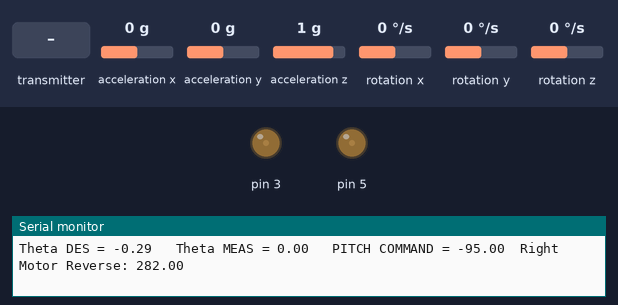
Bench run of a sketch on a simulated Arduino Uno, built with avr-gcc and run on an emulated ATmega328P. Shown: output pins drawn as LEDs (lit = HIGH), the last lines printed to the serial monitor. The inputs (shaded band) are chosen by the test bench; at power-on: acceleration x 0 g, acceleration y 0 g, acceleration z 1 g, rotation x 0 °/s, rotation y 0 °/s, rotation z 0 °/s. No radio packets arrive unless stated.

Above: at 4.2 s.
4.3 s: acceleration x set to -1.4 g
At 5.3 s:
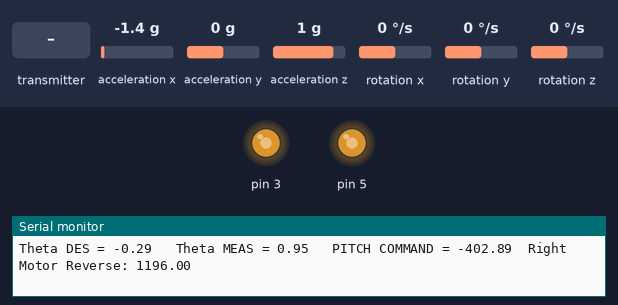
5.8 s: the transmitter starts sending pitch = 256
At 6.5 s:
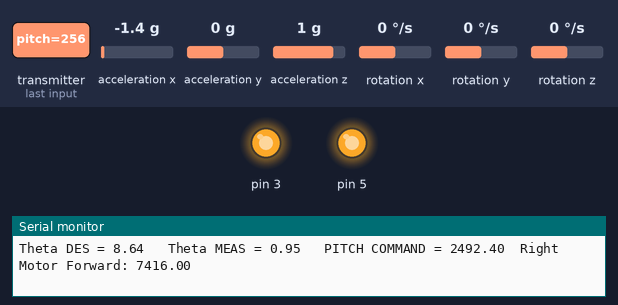
7.3 s: acceleration y set to -0.3 g
At 8.7 s:
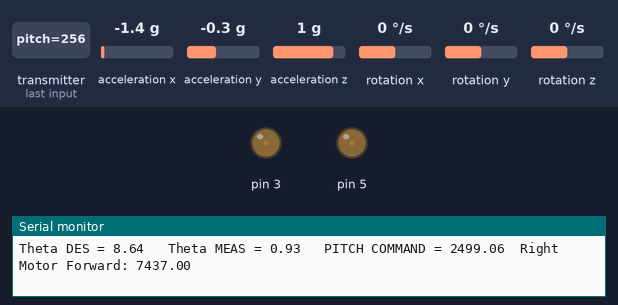
10.3 s: acceleration z set to 0 g
At 10.9 s:
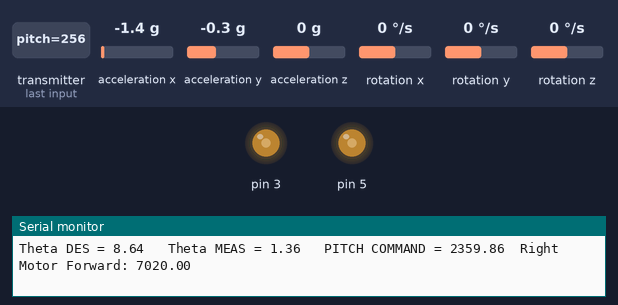
11.8 s: the transmitter starts sending pitch = 0
At 12.2 s:
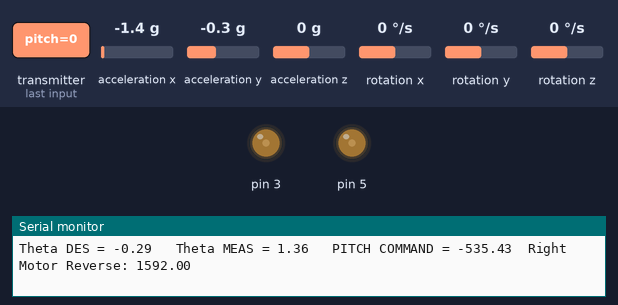
Timing chart, 0 to 14.8 s (numbered marks = the images above; inputs shaded):
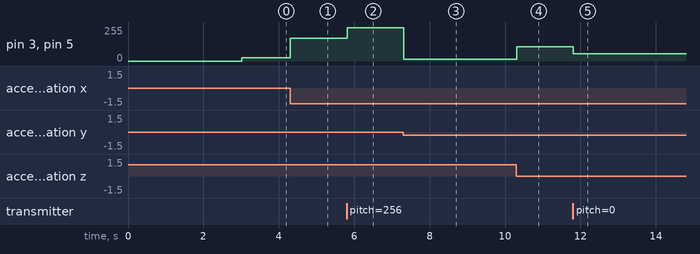

Measured:
- the behaviour switches between -0.1 and -0.2 g on acceleration y (found by bisection; images 2 and 3)
- after the input at 4.3 s, pin 3, pin 5: 26/255 → 172/255 at once
- after the input at 5.8 s, pin 3, pin 5: 172/255 → 248/255 at once
- after the input at 7.3 s, pin 3, pin 5: 248/255 → 13/255 at once
- after the input at 10.3 s, pin 3, pin 5: 13/255 → 108/255 at once
- after the input at 11.8 s, pin 3, pin 5: 108/255 → 56/255 at once

The sketch:

NDI_wheelieBot7.ino
```cpp
/*
 * Wheelie Bot: VERSION 2 - NDI
 *
 * Controller for arduino powered two wheeled robot using nonlinear dynamic inversion
 *
 * Equation of motion:
 *
 * F = [x_2d]*(M + m) - mL[phi_2d]*cos(phi) + mL[phi_1d]^2*sin(phi)
 *
 *
 * Sum of moments about pivot point:
 *
 * T + mgL*sin(phi) = [phi_2d]*(I_g + mL^2) - mL[x_2d]*cos(phi)
 *
 * LET:
 * F = horizontal force to keep robot standing (N)
 * T = motor torque (1 oz-in = 13.887386 kg-cm)
 * m = mass of body (kg)
 * M = mass of body + wheels (kg)
 * L = distance to body center of gravity (m)
 * I_g = moment of inertia about pivot point (kg-m^2)
 * g = gravitational (vertical) acceleration (9.81 m/s^2)
 * [x_2d] = horizontal acceleration (m/s^2)
 * phi = angle away from vertical (rad)
 * [phi_1d] = angular velocity from vertical (rad/s)
 * [phi_2d] = angular acceleration from vertical (rad/s^2)
 *
 * Control Law:
 *
 * [phi_2d] = [phi_2desired] + k_1*([phi_1desired] - [phi_1d]) + k_2*([phi_desired] - phi)
 *
 * Rearranging moment equation and control law for [phi_2d]
 *
 * T - [phi_2d]*(I_g + mL^2) + mL*([x_2d]*cos(phi) + g*sin(phi)) = [phi_2desired] + k_1*([phi_1desired] - [phi_1d]) + k_2*([phi_desired] - phi)
 *
 * Simplify by assuming [phi_2desired] = [phi_1desired] = 0
 *
 * Solve for T which becomes the motor command
 *
 * T = k_2*([phi_desired] - phi) - k_1*[phi_1d] + [phi_2d]*(I_g + mL^2) - mL*([x_2d]*cos(phi) + g*sin(phi))
 *
 * SETUP Rev 1:
 *
 * MPU6050 -> Arduino
 * Vcc -> 5v
 * GND
 * SCL -> Pin A5
 * SDA -> Pin A4
 * INT -> Pin 2
 *
 * NRF24L01 Radio -> Arduino
 * Pin 1 - GND
 * Pin 2 - CE    -> Pin 7
 * Pin 3 - SCK   -> Pin 13
 * Pin 4 - MISO  -> Pin 12
 * Pin 5 - IRQ   -> NC
 * Pin 6 - MOSI  -> Pin 11
 * Pin 7 - CSN   -> Pin 8
 * Pin 8 - 3v3 (5v if using radio helper block)
 *
 */

// Libraries to communicate with MPU
#include <MPU6050_tockn.h>
#include <SPI.h>
#include <nRF24L01.h>
#include <RF24.h>
#include <Wire.h>

#define w_n 18  // Increase for faster response time
#define zeta .9 // Decrease if model is less accurate, 1 = no overshoot
#define set_ang -16.8 // default set angle

#define m_a .8 // Mass of body arm (kg)
#define L_a 0.01 // Length to center of gravity (m)
#define Ig_a 0.02 // Moment of intertia for arm about pivot point (kg-m^2)

#define stp 1000 // sampling rate (Hz)
#define MAX_ANGLE 15 // Maximum Angle (degrees)
#define DEFAULT_OFFSET 90 // default equipment offset

#define LMD 6 // Left Motor Direction Pin
#define LMS 3 // Left Motor Speed Pin (PWM)
#define RMD 9 // Right Motor Direction Pin
#define RMS 5 // Right Motor Speed Pin (PWM)


// Define transmission datarate for NRF24L01
#define DATARATE RF24_2MBPS

// Instantiate the communication radio
RF24 radio(7,8); // CE, CSN
const uint64_t pipes[2] = {000001,000002};

// Instantiate the MPU
MPU6050 mpu6050(Wire);
// The MPU I got from amazon FUCKING SUCKS ASS, so I need to waste precious variable space on offset calculations in setup

// Communication definition structure for sending data through radio
typedef struct {
  int pitch;
  int yaw;
} commDef;

typedef struct {
  uint32_t timeytime;
  float des_ang;
  float meas_ang;
  float mot_cmd;
  float duty_cycle;
} FUCKINGDATA;

long timer; // Tracks clock for state update
float theta_des = set_ang*PI/180; // Desired angle

float theta_prev1 = 0; // Previous angle measurement
float theta_prev2 = 0; // Angle measurement from 2 cycles ago

float setMotor(float pit_cmd, float yaw_cmd, int lm_dir, int lm_pwm, int rm_dir, int rm_pwm, int max_theta) {
  /*
   * Sets motor commands and writes appropriate output to pins.
   *
   * pit_cmd = pitch command to maintain balance and keep direction
   * yaw_cmd = yaw command to turn the bot
   *
   * lm_dir = pin to determine the motor direction for the left motor
   * lm_pwm = pin that gets the desired motor speed command
   *
   * rm_dir = pin to determin the motor direction for the right motor
   * rm_pwm = pin that gets the desired motor speed command
   */
   float lambda_L;
   float lambda_R;
   // Determine overall forward or backward command with the turning command
  if(yaw_cmd > 0) {
    lambda_L = pit_cmd + yaw_cmd;
    lambda_R = pit_cmd - yaw_cmd;
  } else {
    lambda_L = pit_cmd - yaw_cmd;
    lambda_R = pit_cmd + yaw_cmd;
  }
  if(lambda_L > 0) {
    digitalWrite(rm_dir, HIGH);
  } else {
    digitalWrite(rm_dir, LOW);
  }
  if(lambda_R > 0) {
    digitalWrite(lm_dir, HIGH);
    Serial.print("  Right Motor Forward: ");
  } else {
    digitalWrite(lm_dir, LOW);
    Serial.print("  Right Motor Reverse: ");
  }
   lambda_L = map(abs(lambda_L), 0, max_theta, 0, 250);
   lambda_R = map(abs(lambda_R), 0, max_theta, 0, 250);
   analogWrite(lm_pwm, lambda_L);
   Serial.println(lambda_R);
   analogWrite(rm_pwm, lambda_R);
   return map(abs(lambda_R), 0, max_theta, 0, 100);
}

// Numeric differentiation for first derivative by backward finite divided difference
float dot(float curr, float prev, float hgt) {
return((curr - prev) / hgt);
}

// Numeric differentiation for second derivative by backward finite divided difference
float dbl_dot(float curr, float prev1, float prev2, float hgt) {
return((curr - 2*prev1 + prev2) / hgt);
}

// Setup initialization commands
void setup() {
Serial.begin(115200);
radio.begin();
radio.openWritingPipe(pipes[1]); // 000001
radio.openReadingPipe(1,pipes[0]); // 000002
radio.setDataRate(DATARATE);
radio.setPALevel(RF24_PA_MAX);
radio.setChannel(0x34);
radio.powerUp();
radio.startListening();
Wire.begin();
mpu6050.begin();
mpu6050.calcGyroOffsets(true);
mpu6050.update();
}

// Main program
void loop() {
  int yaw_des = 0;
  radio.startListening();

  if(millis() - timer > (1000/stp)) {
  // Update the MPU measurements
      mpu6050.update();
      float theta_meas = (mpu6050.getAngleY())*(PI/180); // current measured angle
      float theta_dot = dot(theta_meas, theta_prev1,stp); // calculated angular rate
      float theta_dbl_dot = dbl_dot(theta_meas, theta_prev1, theta_prev2,stp); // calculated angular acceleration
      float x_dbl_dot = mpu6050.getAccY()*9.81; // measured x-acceleration
      float z_dbl_dot = mpu6050.getAccX()*9.81; // measured z-acceleration
      float k_1 = 2*zeta*w_n; // Knowledge of system
      float k_2 = w_n*w_n; // Controller response time
      // Compute torque command to be sent to motor
      float pitch_cmd = k_2*(theta_des - theta_meas) - k_1*theta_dot + theta_dbl_dot*(Ig_a + m_a*L_a*L_a) - m_a*L_a*(x_dbl_dot*cos(theta_meas) + z_dbl_dot*sin(theta_meas));
      Serial.print("Theta DES = ");
      Serial.print(theta_des);
      Serial.print("   Theta MEAS = ");
      Serial.print(theta_meas);
      Serial.print("   PITCH COMMAND = ");
      Serial.print(pitch_cmd);
      int pitch_duty = setMotor(pitch_cmd, yaw_des, LMD, LMS, RMD, RMS, k_2*MAX_ANGLE*PI/180 - k_1*theta_dot + theta_dbl_dot*(Ig_a + m_a*L_a*L_a) - m_a*L_a*(x_dbl_dot*cos(MAX_ANGLE*PI/180) + z_dbl_dot*sin(MAX_ANGLE*PI/180))) ;
      // Cycle variables used for tracking derivatives
      theta_prev2 = theta_prev1;
      theta_prev1 = theta_meas;
//      Serial.println(t_cmd);
      timer = millis();
      FUCKINGDATA melvin;
      melvin.timeytime = timer;
      melvin.des_ang = theta_des * 180/PI;
      melvin.meas_ang = theta_meas * 180/PI;
      melvin.mot_cmd = pitch_cmd;
      melvin.duty_cycle = pitch_duty;
      radio.stopListening();
      if (!radio.write(&melvin, sizeof(melvin))) {}
      radio.startListening();
    }
    if(radio.available()) {
    while(radio.available()) {
    commDef joystick;
    radio.read(&joystick, sizeof(joystick));
    theta_des = (set_ang + joystick.pitch*2)*(PI/180);
    }
  }
}
```
